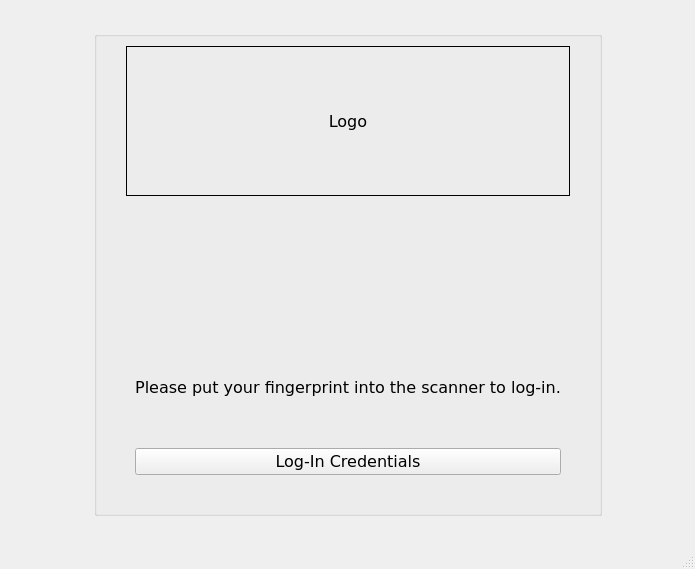
<?xml version="1.0" encoding="UTF-8"?>
<ui version="4.0">
 <class>log_in_part_2</class>
 <widget class="QMainWindow" name="log_in_part_2">
  <property name="geometry">
   <rect>
    <x>0</x>
    <y>0</y>
    <width>695</width>
    <height>569</height>
   </rect>
  </property>
  <property name="windowTitle">
   <string>ClockWork</string>
  </property>
  <widget class="QWidget" name="centralwidget">
   <layout class="QGridLayout" name="gridLayout_3">
    <item row="2" column="1">
     <spacer name="verticalSpacer_6">
      <property name="orientation">
       <enum>Qt::Orientation::Vertical</enum>
      </property>
      <property name="sizeHint" stdset="0">
       <size>
        <width>20</width>
        <height>40</height>
       </size>
      </property>
     </spacer>
    </item>
    <item row="1" column="2">
     <spacer name="horizontalSpacer_6">
      <property name="orientation">
       <enum>Qt::Orientation::Horizontal</enum>
      </property>
      <property name="sizeHint" stdset="0">
       <size>
        <width>40</width>
        <height>20</height>
       </size>
      </property>
     </spacer>
    </item>
    <item row="1" column="1">
     <widget class="QGroupBox" name="groupBox">
      <property name="title">
       <string/>
      </property>
      <layout class="QGridLayout" name="gridLayout">
       <item row="0" column="0" rowspan="2">
        <spacer name="verticalSpacer_9">
         <property name="orientation">
          <enum>Qt::Orientation::Vertical</enum>
         </property>
         <property name="sizeHint" stdset="0">
          <size>
           <width>20</width>
           <height>40</height>
          </size>
         </property>
        </spacer>
       </item>
       <item row="0" column="1">
        <widget class="QLabel" name="main_logo">
         <property name="minimumSize">
          <size>
           <width>300</width>
           <height>150</height>
          </size>
         </property>
         <property name="font">
          <font>
           <family>Verdana</family>
           <pointsize>12</pointsize>
          </font>
         </property>
         <property name="frameShape">
          <enum>QFrame::Shape::Box</enum>
         </property>
         <property name="text">
          <string>Logo</string>
         </property>
         <property name="alignment">
          <set>Qt::AlignmentFlag::AlignCenter</set>
         </property>
        </widget>
       </item>
       <item row="0" column="2" rowspan="2">
        <spacer name="verticalSpacer_10">
         <property name="orientation">
          <enum>Qt::Orientation::Vertical</enum>
         </property>
         <property name="sizeHint" stdset="0">
          <size>
           <width>20</width>
           <height>40</height>
          </size>
         </property>
        </spacer>
       </item>
       <item row="2" column="1">
        <spacer name="horizontalSpacer">
         <property name="orientation">
          <enum>Qt::Orientation::Horizontal</enum>
         </property>
         <property name="sizeHint" stdset="0">
          <size>
           <width>430</width>
           <height>20</height>
          </size>
         </property>
        </spacer>
       </item>
       <item row="1" column="1">
        <widget class="QStackedWidget" name="log_in_stacked">
         <property name="currentIndex">
          <number>1</number>
         </property>
         <widget class="QWidget" name="log_in_credentials">
          <layout class="QGridLayout" name="gridLayout_4">
           <item row="5" column="0" colspan="3">
            <widget class="QLineEdit" name="password_lineEdit">
             <property name="text">
              <string/>
             </property>
            </widget>
           </item>
           <item row="2" column="0">
            <widget class="QLabel" name="email_label">
             <property name="font">
              <font>
               <family>Verdana</family>
               <pointsize>12</pointsize>
              </font>
             </property>
             <property name="text">
              <string>Email</string>
             </property>
            </widget>
           </item>
           <item row="9" column="0" colspan="3">
            <widget class="QPushButton" name="log_in_button">
             <property name="font">
              <font>
               <family>Verdana</family>
               <pointsize>12</pointsize>
              </font>
             </property>
             <property name="text">
              <string>Submit</string>
             </property>
             <property name="shortcut">
              <string>Return</string>
             </property>
            </widget>
           </item>
           <item row="7" column="0" colspan="3">
            <spacer name="horizontalSpacer_4">
             <property name="orientation">
              <enum>Qt::Orientation::Horizontal</enum>
             </property>
             <property name="sizeHint" stdset="0">
              <size>
               <width>40</width>
               <height>20</height>
              </size>
             </property>
            </spacer>
           </item>
           <item row="4" column="0" colspan="2">
            <widget class="QLabel" name="password_label">
             <property name="font">
              <font>
               <family>Verdana</family>
               <pointsize>12</pointsize>
              </font>
             </property>
             <property name="text">
              <string>Password</string>
             </property>
            </widget>
           </item>
           <item row="11" column="0" colspan="3">
            <widget class="QPushButton" name="create_account_log_in_button_2">
             <property name="minimumSize">
              <size>
               <width>200</width>
               <height>0</height>
              </size>
             </property>
             <property name="font">
              <font>
               <family>Verdana</family>
               <pointsize>12</pointsize>
              </font>
             </property>
             <property name="autoFillBackground">
              <bool>false</bool>
             </property>
             <property name="text">
              <string>No Account? Create an Account</string>
             </property>
             <property name="flat">
              <bool>true</bool>
             </property>
            </widget>
           </item>
           <item row="0" column="0" colspan="3">
            <widget class="QLabel" name="login_label">
             <property name="font">
              <font>
               <family>Verdana</family>
               <pointsize>12</pointsize>
              </font>
             </property>
             <property name="text">
              <string>Log-In</string>
             </property>
             <property name="alignment">
              <set>Qt::AlignmentFlag::AlignCenter</set>
             </property>
            </widget>
           </item>
           <item row="3" column="0" colspan="3">
            <widget class="QLineEdit" name="email_lineEdit">
             <property name="text">
              <string/>
             </property>
            </widget>
           </item>
           <item row="6" column="0" colspan="3">
            <spacer name="horizontalSpacer_7">
             <property name="orientation">
              <enum>Qt::Orientation::Horizontal</enum>
             </property>
             <property name="sizeHint" stdset="0">
              <size>
               <width>40</width>
               <height>20</height>
              </size>
             </property>
            </spacer>
           </item>
           <item row="10" column="0" colspan="3">
            <widget class="QPushButton" name="log_in_fingerprint_btn">
             <property name="font">
              <font>
               <family>Verdana</family>
               <pointsize>12</pointsize>
              </font>
             </property>
             <property name="text">
              <string>Log-In Using Fingerprint</string>
             </property>
            </widget>
           </item>
          </layout>
         </widget>
         <widget class="QWidget" name="log_in_fingerprint">
          <layout class="QGridLayout" name="gridLayout_2">
           <item row="1" column="0" colspan="5">
            <widget class="QLabel" name="log_in_fingerprint_label">
             <property name="font">
              <font>
               <family>Verdana</family>
               <pointsize>12</pointsize>
              </font>
             </property>
             <property name="text">
              <string>Please put your fingerprint into the scanner to log-in.</string>
             </property>
             <property name="alignment">
              <set>Qt::AlignmentFlag::AlignCenter</set>
             </property>
            </widget>
           </item>
           <item row="0" column="1">
            <spacer name="verticalSpacer">
             <property name="orientation">
              <enum>Qt::Orientation::Vertical</enum>
             </property>
             <property name="sizeHint" stdset="0">
              <size>
               <width>20</width>
               <height>40</height>
              </size>
             </property>
            </spacer>
           </item>
           <item row="0" column="3">
            <spacer name="verticalSpacer_2">
             <property name="orientation">
              <enum>Qt::Orientation::Vertical</enum>
             </property>
             <property name="sizeHint" stdset="0">
              <size>
               <width>20</width>
               <height>40</height>
              </size>
             </property>
            </spacer>
           </item>
           <item row="0" column="2">
            <widget class="QLabel" name="fingerprint_label">
             <property name="minimumSize">
              <size>
               <width>100</width>
               <height>100</height>
              </size>
             </property>
             <property name="sizeIncrement">
              <size>
               <width>2</width>
               <height>2</height>
              </size>
             </property>
             <property name="text">
              <string/>
             </property>
             <property name="pixmap">
              <pixmap>resources/fingerprint_new.png</pixmap>
             </property>
             <property name="scaledContents">
              <bool>false</bool>
             </property>
             <property name="alignment">
              <set>Qt::AlignmentFlag::AlignCenter</set>
             </property>
            </widget>
           </item>
           <item row="2" column="0" colspan="5">
            <widget class="QLabel" name="confirmation_text_label">
             <property name="font">
              <font>
               <family>Verdana</family>
               <pointsize>12</pointsize>
              </font>
             </property>
             <property name="text">
              <string/>
             </property>
             <property name="alignment">
              <set>Qt::AlignmentFlag::AlignCenter</set>
             </property>
            </widget>
           </item>
           <item row="4" column="0" colspan="5">
            <widget class="QPushButton" name="log_in_credentials_btn">
             <property name="font">
              <font>
               <family>Verdana</family>
               <pointsize>12</pointsize>
              </font>
             </property>
             <property name="text">
              <string>Log-In Credentials</string>
             </property>
             <property name="shortcut">
              <string>Return</string>
             </property>
            </widget>
           </item>
           <item row="3" column="0" colspan="5">
            <spacer name="horizontalSpacer_2">
             <property name="orientation">
              <enum>Qt::Orientation::Horizontal</enum>
             </property>
             <property name="sizeHint" stdset="0">
              <size>
               <width>40</width>
               <height>20</height>
              </size>
             </property>
            </spacer>
           </item>
          </layout>
         </widget>
        </widget>
       </item>
      </layout>
     </widget>
    </item>
    <item row="0" column="1">
     <spacer name="verticalSpacer_11">
      <property name="orientation">
       <enum>Qt::Orientation::Vertical</enum>
      </property>
      <property name="sizeHint" stdset="0">
       <size>
        <width>20</width>
        <height>40</height>
       </size>
      </property>
     </spacer>
    </item>
    <item row="1" column="0">
     <spacer name="horizontalSpacer_3">
      <property name="orientation">
       <enum>Qt::Orientation::Horizontal</enum>
      </property>
      <property name="sizeHint" stdset="0">
       <size>
        <width>40</width>
        <height>20</height>
       </size>
      </property>
     </spacer>
    </item>
   </layout>
  </widget>
  <widget class="QMenuBar" name="menubar">
   <property name="geometry">
    <rect>
     <x>0</x>
     <y>0</y>
     <width>695</width>
     <height>22</height>
    </rect>
   </property>
  </widget>
  <widget class="QStatusBar" name="statusbar"/>
 </widget>
 <tabstops>
  <tabstop>log_in_button</tabstop>
  <tabstop>create_account_log_in_button_2</tabstop>
  <tabstop>email_lineEdit</tabstop>
  <tabstop>password_lineEdit</tabstop>
 </tabstops>
 <resources/>
 <connections/>
</ui>
